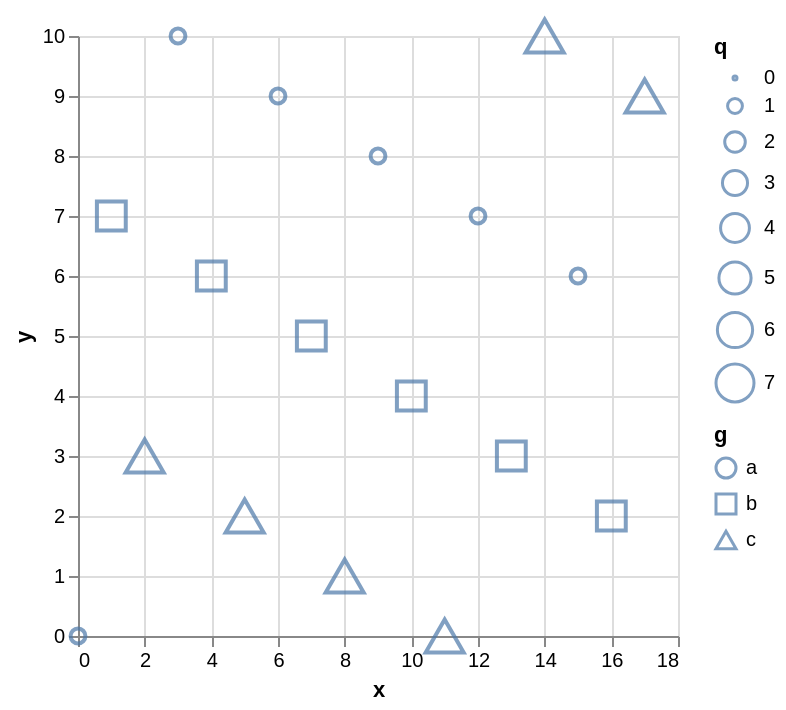

Here is the Vega-Lite specification saved for this chart:
### Vega-Lite specification from a JSON file in a GitHub repository (floating-point values rounded to 4 significant figures)
{"data": {"values": [{"x": 0, "y": 0, "q": 1, "g": "a", "h": "u"}, {"x": 1, "y": 7, "q": 4, "g": "b", "h": "v"}, {"x": 2, "y": 3, "q": 7, "g": "c", "h": "u"}, {"x": 3, "y": 10, "q": 1, "g": "a", "h": "v"}, {"x": 4, "y": 6, "q": 4, "g": "b", "h": "u"}, {"x": 5, "y": 2, "q": 7, "g": "c", "h": "v"}, {"x": 6, "y": 9, "q": 1, "g": "a", "h": "u"}, {"x": 7, "y": 5, "q": 4, "g": "b", "h": "v"}, {"x": 8, "y": 1, "q": 7, "g": "c", "h": "u"}, {"x": 9, "y": 8, "q": 1, "g": "a", "h": "v"}, {"x": 10, "y": 4, "q": 4, "g": "b", "h": "u"}, {"x": 11, "y": 0, "q": 7, "g": "c", "h": "v"}, {"x": 12, "y": 7, "q": 1, "g": "a", "h": "u"}, {"x": 13, "y": 3, "q": 4, "g": "b", "h": "v"}, {"x": 14, "y": 10, "q": 7, "g": "c", "h": "u"}, {"x": 15, "y": 6, "q": 1, "g": "a", "h": "v"}, {"x": 16, "y": 2, "q": 4, "g": "b", "h": "u"}, {"x": 17, "y": 9, "q": 7, "g": "c", "h": "v"}]}, "mark": "point", "encoding": {"x": {"field": "x", "type": "quantitative"}, "y": {"field": "y", "type": "quantitative"}, "shape": {"field": "g", "type": "nominal"}, "size": {"field": "q", "type": "quantitative"}}}
